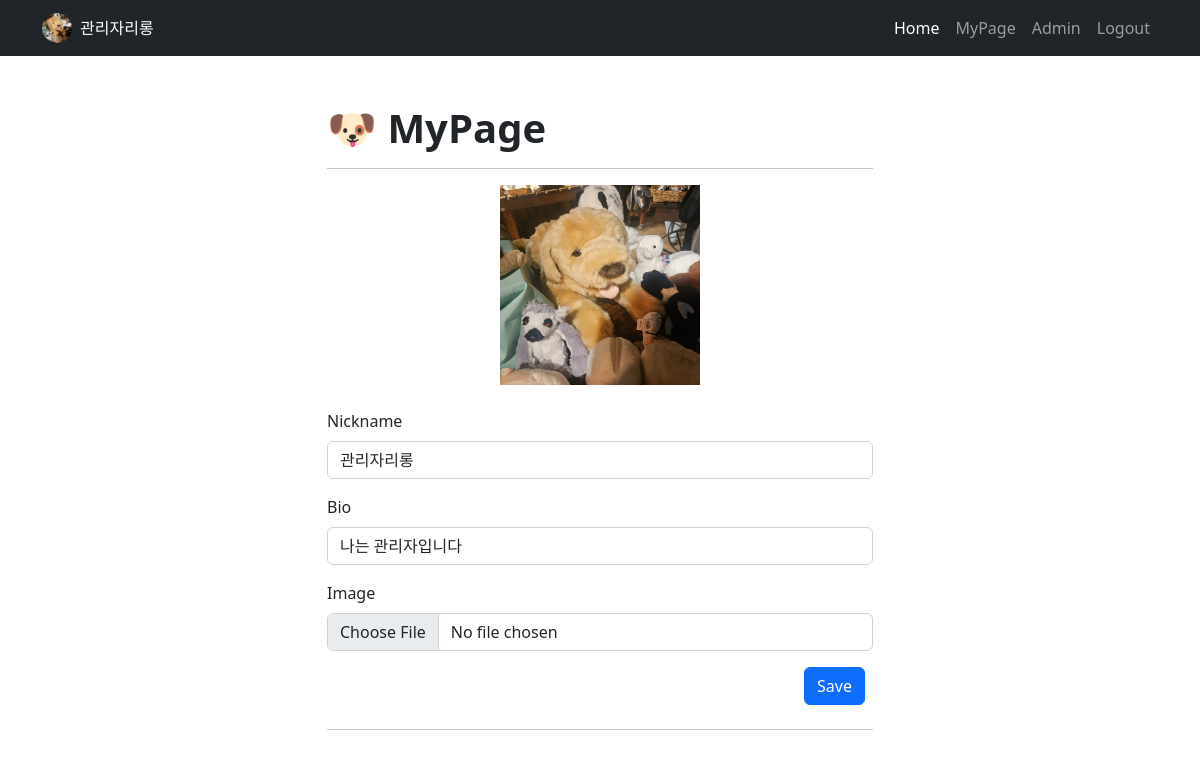
Screenshot of /user/user_profile/ (signed in) with the database file from the repository.
### user/models.py (models this page shows)
class User(AbstractUser, TimestampModel):
    nickname    = models.CharField(max_length=20, unique=True)
    profile_img = models.ImageField(blank=True, upload_to='profile_imgs/', default='common/images/default.jpg')
    bio         = models.CharField(blank=True, max_length=200)

### user/views.py (the view)
# urls.py: path("user_profile/", views.user_profile, name="user_profile"),
@login_required
@require_http_methods(["GET", "POST"])
def user_profile(request):
    user = get_object_or_404(User, pk=request.user.pk)
    if request.method == "POST":
        form = UserProfileForm(request.POST, request.FILES, instance=user)
        if form.is_valid():
            form.save()
            return redirect("user:user_profile")
    else:
        form = UserProfileForm(instance=user)
        context = {
            "form": form,
            "user": user,
        }
        return render(request, "user/profile.html", context)

### user/forms.py
class UserProfileForm(forms.ModelForm):
    class Meta:
        model = User
        fields = ["nickname", "profile_img", "bio"]
        widgets = {
            'nickname': forms.TextInput(attrs={
                'class': 'form-control',
                'id': 'nickname',
                'placeholder': 'Nickname'
            }),
            'bio': forms.TextInput(attrs={
                'class': 'form-control',
                'id': 'bio',
                'placeholder': 'Bio'
            }),
            'profile_img': forms.FileInput(attrs={
                'class': 'form-control',
                'id': 'formFile'
            })
        }

### user/templates/user/profile.html (shortened to what this page needs)
{% extends 'base.html' %}
{% load static %}
{% block resource %}
    <link rel="stylesheet" href="{% static 'post/css/styles.css' %}">
{% endblock resource %}
{% block content %}
    <div class="container mt-5">
        <div class="row">
            <div class="col-lg-6 mx-auto">
                <div class="page-heading">
                    <h1 class="fw-bolder mb-1">🐶 MyPage</h1>
                </div>
                <hr>
                <figure class="mb-4" style="text-align: center">
                    <img src="{{ user.profile_img.url }}" class="profile-fixed-size" alt="Profile Image">
                </figure>
                <form action="{% url 'user:user_profile' %}" method="post" enctype="multipart/form-data">
                    <div class="mb-3">
                        <label for="nickname" class="form-label">Nickname</label>
                        {{ form.nickname }}
                    </div>
                    <div class="mb-3">
                        <label for="bio" class="form-label">Bio</label>
                        {{ form.bio }}
                    </div>
                    <div class="mb-3">
                        <label for="profile_img" class="form-label">Image</label>
                        {{ form.profile_img }}
                    </div>
                    <div class="mb-4 d-flex justify-content-end align-items-center">
                        <button type="submit" class="btn btn-primary me-2">Save</button>
                    </div>
                </form>
                <hr>
            </div>
        </div>
    </div>
{% endblock content %}

### common/templates/navbar.html (shortened to what this page needs)
<nav class="navbar navbar-expand-lg navbar-dark bg-dark">
    <div class="container">
        <div class="d-flex align-items-center">
            <img src="{{ user.profile_img.url }}" alt="Profile Image" class="rounded-circle" style="width: 30px; height: 30px; object-fit: cover; margin-right: 8px;">
            <span class="text-white">{{ request.user.nickname }}</span>
        </div>
        <div class="collapse navbar-collapse" id="navbarSupportedContent">
            <ul class="navbar-nav ms-auto mb-2 mb-lg-0">
                <li class="nav-item">
                    <a class="nav-link active" aria-current="page" href="{% url 'post:post_list' %}">Home</a>
                </li>
                <li class="nav-item"><a class="nav-link" href="{% url 'user:user_profile' %}">MyPage</a></li>
                {% if request.user.is_superuser == 1 or request.user.is_staff == 1 %}
                    <li class="nav-item"><a class="nav-link" href="{% url 'admin:index' %}">Admin</a></li>
                {% endif %}
                <li class="nav-item">
                    <form id="logout-form" action="{% url 'user:logout' %}" method="post">
                        <a class="nav-link" href="{% url 'user:logout' %}" onclick="document.getElementById('logout-form').submit(); return false;">Logout</a>
                    </form>
                </li>
            </ul>
        </div>
    </div>
</nav>

### rows the page displays
User: profile_img (picture), user.nickname "관리자리롱", nickname "관리자리롱", bio "나는 관리자입니다"
